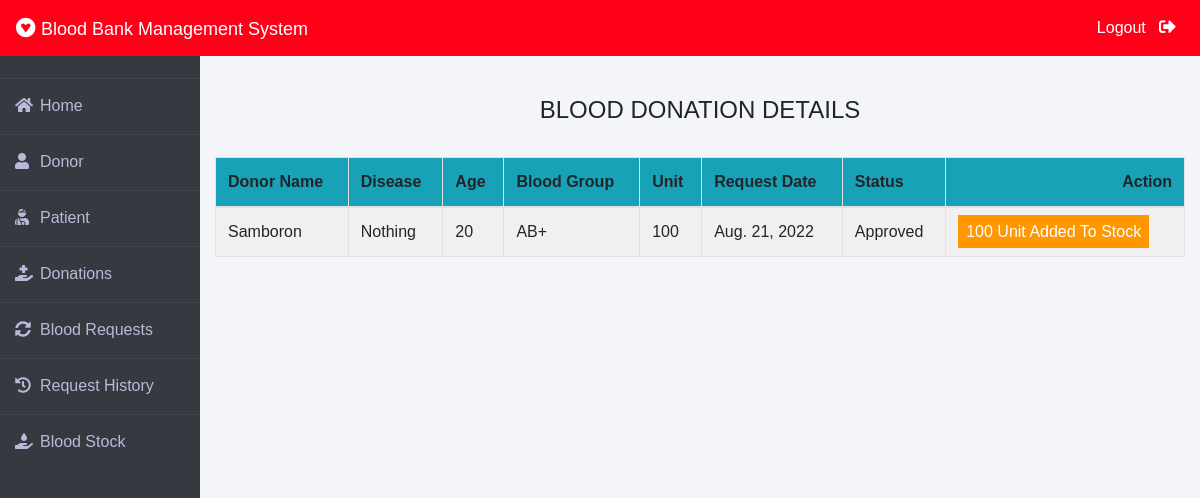
Page /admin-donation (signed in) on the earlier database version.
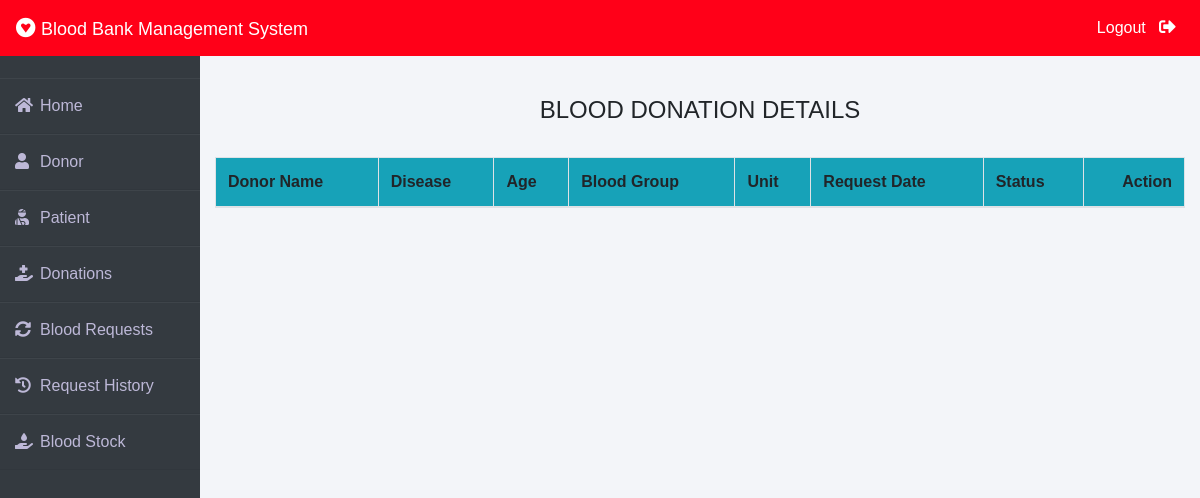
Same page on the later database version.
### donor/models.py (models this page shows, shortened)
class BloodDonate(models.Model):
    donor=models.ForeignKey(Donor,on_delete=models.CASCADE)
    disease=models.CharField(max_length=100,default="Nothing")
    age=models.PositiveIntegerField()
    bloodgroup=models.CharField(max_length=10)
    unit=models.PositiveIntegerField(default=0)
    status=models.CharField(max_length=20,default="Pending")
    date=models.DateField(auto_now=True)

class Donor(models.Model):
    user=models.OneToOneField(User,on_delete=models.CASCADE)
    profile_pic= models.ImageField(upload_to='profile_pic/Donor/',null=True,blank=True)
    bloodgroup=models.CharField(max_length=10)
    address = models.CharField(max_length=40)
    mobile = models.CharField(max_length=20,null=False)
    def __str__(self):
        return self.user.first_name

### blood/views.py (the view)
# urls.py: path('admin-donation', views.admin_donation_view,name='admin-donation'),
@login_required(login_url='adminlogin')
def admin_donation_view(request):
    donations=dmodels.BloodDonate.objects.all()
    return render(request,'blood/admin_donation.html',{'donations':donations})

### templates/blood/admin_donation.html (shortened to what this page needs)
{% extends 'blood/adminbase.html' %}
{% block content %}
{% load widget_tweaks %}
{%load static%}
<head>
   </head>
<br><br>
<div class="container">
    <H4 class="text-center">BLOOD DONATION DETAILS</H4><br>
    <table class="table table-light table-hover table-bordered table-striped">
        <thead class="bg-info">
            <tr>
                <th scope="col">Donor Name</th>
                <th scope="col">Disease</th>
                <th scope="col">Age</th>
                <th scope="col">Blood Group</th>
                <th scope="col">Unit</th>
                <th scope="col">Request Date</th>
                <th scope="col">Status</th>
                <th class="text-right">Action</th>
            </tr>
        </thead>
        <tbody>
            {% for t in donations %}
            <tr>
                <td> {{t.donor}}</td>
                <td> {{t.disease}}</td>
                <td> {{t.age}}</td>
                <td>{{t.bloodgroup}}</td>
                <td>{{t.unit}}</td>
                <td>{{t.date}}</td>
                <td>{{t.status}}</td>
                {% if t.status == 'Pending' %}
                <td class="text-right">
                    <button class="btn btn-primary badge-pill" style="width: 100px;"><a  style="text-decoration: none;color: white;" href="{% url 'approve-donation' t.id  %}">APPROVE</a> </button>
                    <button class="btn btn-danger badge-pill" style="width: 80px;"><a  style="text-decoration: none;color: white;" href="{% url 'reject-donation' t.id  %}">REJECT</a> </button>
                </td>
                {% elif  t.status == 'Approved' %}
                <td><span class="label warning">{{t.unit}} Unit Added To Stock</span></td>
                {% else %}
                <td><span class="label danger">0 Unit Added To Stock</span></td>
                {% endif %}
            </tr>
            {% endfor %}
        </tbody>
    </table>
</div>
{% endblock content %}

Differences in the rows shown:
removed BloodDonate: donor "Samboron", disease "Nothing", age "20", bloodgroup "AB+", unit "100", date "Aug. 21, 2022", status "Approved"
